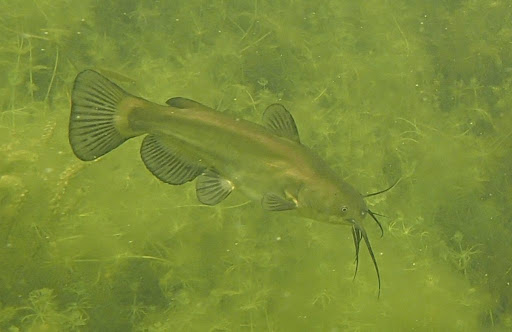
#> input picture underwater1.jpg, 512 x 332 px, found by its file name
$ jupyter execute --allow-errors Filters_Final.ipynb
#> lines starting #> are read from the running program, lines starting #| are printed output that depends on the picture
[cell 1]
import cv2
import time
import numpy as np
import matplotlib.pyplot as plt
from skimage import img_as_float, exposure
from skimage.restoration import richardson_lucy

[cell 2]
# Load the image
img = cv2.imread("C:/Users/needh/Documents/UNI/2024/Sem_2_2024/ICT342/SEAING/SEAING-CLEARLY/underwater1.jpg") # Change between underwater1, 2, 3.
#> img is the input picture: shape (332, 512, 3); mean B, G, R 56, 141.2, 124.4

[cell 3]
# White Balance Correction
def apply_white_balance(image):
    result = cv2.cvtColor(image, cv2.COLOR_BGR2LAB)
#> result: shape (332, 512, 3); mean of channels 0, 1, 2 142.3, 109.1, 170.3
    avg_a = np.average(result[:, :, 1])
#> avg_a = 109.1
    avg_b = np.average(result[:, :, 2])
#> avg_b = 170.3
    result[:, :, 1] = result[:, :, 1] - ((avg_a - 128) * (result[:, :, 0] / 255.0) * 0.8)
#> result: shape (332, 512, 3); mean of channels 0, 1, 2 142.3, 117, 170.3
    result[:, :, 2] = result[:, :, 2] - ((avg_b - 128) * (result[:, :, 0] / 255.0) * 0.8)
#> result: shape (332, 512, 3); mean of channels 0, 1, 2 142.3, 117, 150.9
    return cv2.cvtColor(result, cv2.COLOR_LAB2BGR)
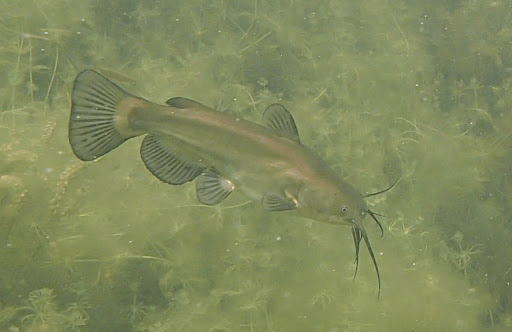
#> returned value: shape (332, 512, 3); mean B, G, R 93.5, 138.2, 129.5

# Apply white balance correction
img_corrected = apply_white_balance(img)

[cell 4]
# Create a figure for displaying all images
plt.figure(figsize=(16, 12))

# Display the original image
plt.subplot(2, 3, 1)
plt.title("Original Image")
plt.imshow(img[:, :, ::-1])

# Display original and white balance corrected image
plt.subplot(2, 3, 2)
plt.title("White Balance Corrected Image")
plt.imshow(img_corrected[:, :, ::-1])
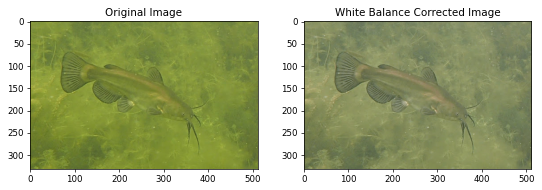
#> figure drawn by matplotlib, 2 panels

$ run again, with underwater3.jpg copied over underwater1.jpg
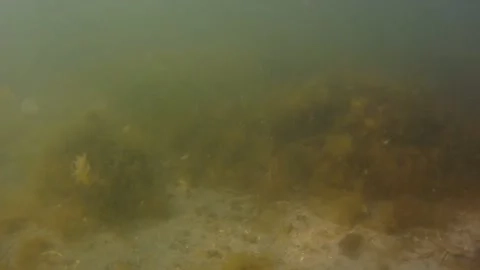
#> input picture underwater3.jpg, 480 x 270 px, found by its file name
#> img is the input picture: shape (270, 480, 3); mean B, G, R 60.6, 97, 100.4
#> avg_a = 123.6
#> avg_b = 149.3
#> `[cell 4] # Create a figure for displaying all images plt.figure(figsiz..`:
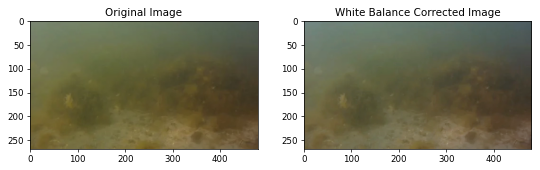
#> figure drawn by matplotlib, 2 panels
